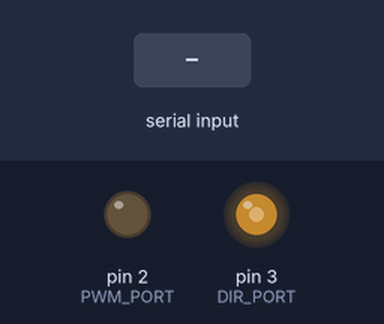
The sketch below on a simulated Arduino Uno, built with avr-gcc and run on an emulated ATmega328P. Parts: output pins drawn as LEDs (lit = HIGH). The inputs (shaded band) are chosen by the test bench.

Above: at 1.2 s.
1.3 s: "R90\n" received over Serial
At 2.5 s:
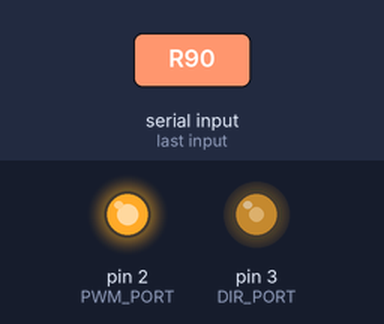
2.8 s: "R90\n" received over Serial
At 3.3 s:
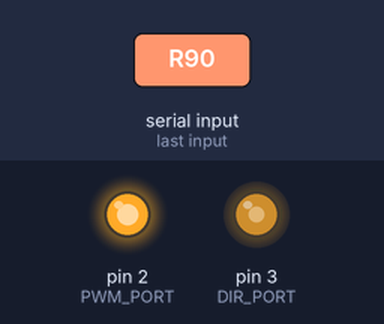
4.3 s: "90,45\n" received over Serial
At 4.7 s:
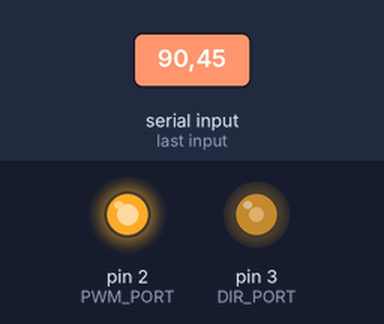
Timing chart, 0 to 7.3 s (numbered marks = the images above; inputs shaded):
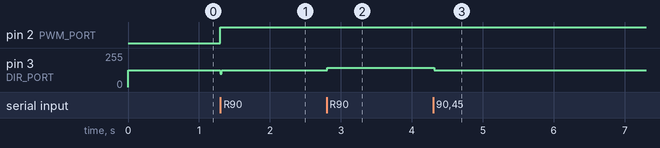

Measured:
- after the input at 1.3 s, pin 2 (PWM_PORT): LOW → HIGH at once; pin 3 (DIR_PORT): 127/255 → 100/255 at once, → 127/255 0.02 s later
- after the input at 2.8 s, pin 3 (DIR_PORT): 127/255 → 145/255 at once
- after the input at 4.3 s, pin 3 (DIR_PORT): 145/255 → 127/255 at once

The sketch:

SerialControlServo.ino
```cpp
//include
#include <stdio.h>
#include <stdlib.h>
#include <mcp_can.h>
#include <SPI.h>

//define pin name
#define PWM_PORT      2
#define DIR_PORT      3
#define INT8U unsigned char
#define INT32U unsigned long

//Contoll Values
char  g_header = 'N';
float g_difference = 0;

//Contant Values
const float P_GAIN = 0.5 ;
const float MIN_DIF = 1.0 ;
const float MIN_INPUT_VOL = 5.0 ;


void setup() {
  Serial.begin(9600);
  pinMode(PWM_PORT,OUTPUT);
  pinMode(DIR_PORT,OUTPUT);
}


// シリアル通信受信時の割り込み
// 偏差の情報を更新
void serialEvent(){

  char tmp_str;
  char header;
  char value[2];

  if( Serial.available() >= sizeof('L40')){
    while(Serial.available()>0){
      tmp_str = Serial.read();
      if(tmp_str == 'R' || tmp_str == 'L'){
        g_header = tmp_str;
        value[0] = Serial.read();
        value[1] = Serial.read();
      }
    }
  }

  g_difference = atoi(value);

}


void loop() {

  float input_value = 0;
  float output = 0;
  int   isPWM = LOW;

  if( g_difference > MIN_DIF){
    input_value = constrain( g_difference * P_GAIN , MIN_INPUT_VOL ,48);
  }

  switch(g_header){
    case 'R':
      output = ( 0.5 - input_value / 48.0 ) * 255;
      isPWM = HIGH;
      break;
    case 'L':
      output = ( 0.5 + input_value / 48.0 ) * 255;
      isPWM = HIGH;
      break;
    default:
      output = 127;
      isPWM = LOW;
      break;
  }

  digitalWrite(PWM_PORT,isPWM);
  analogWrite(DIR_PORT,output);
  delay(20);

}
```
